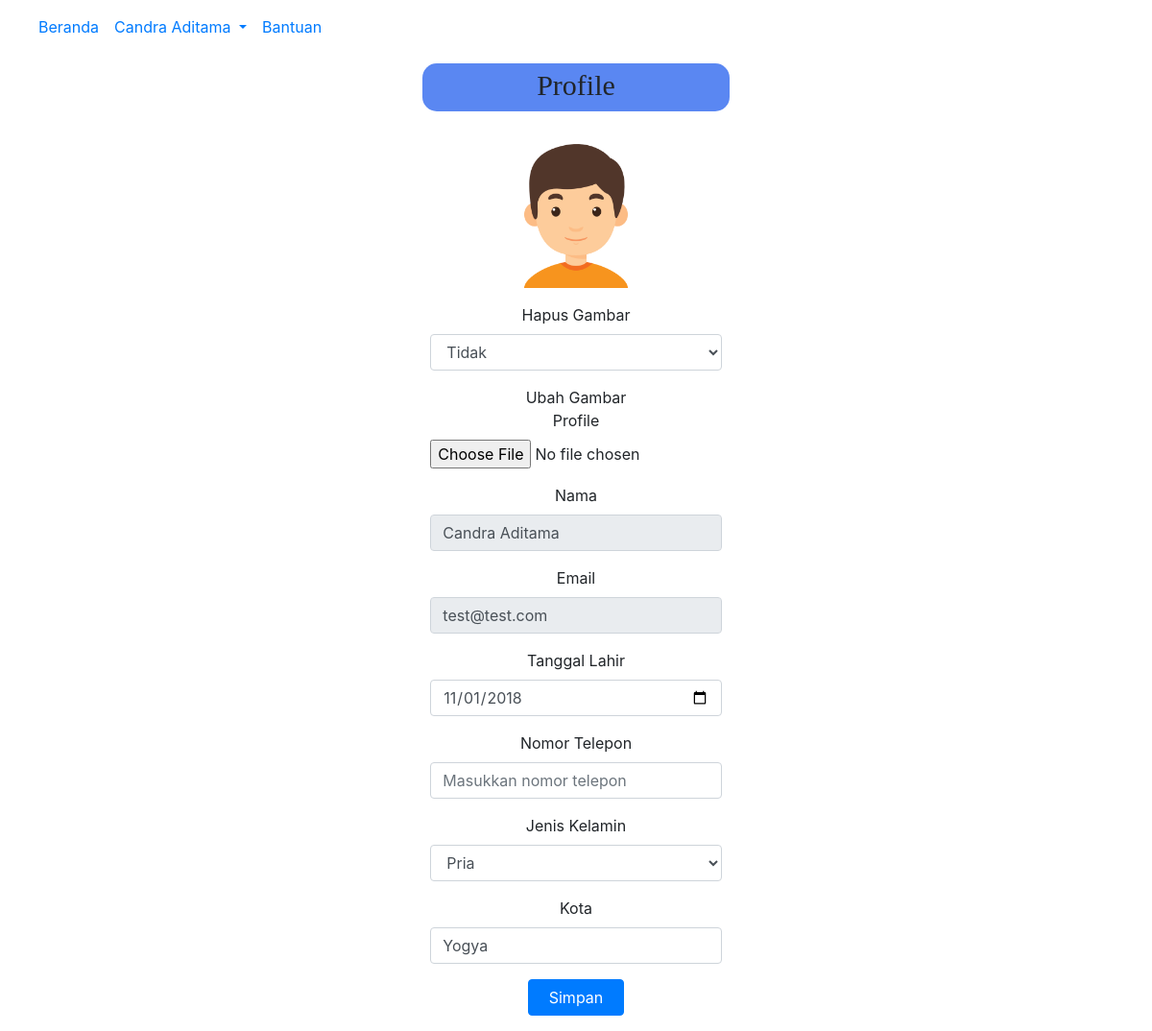
The page /edit_profile.php (signed in) on the database its author committed.
### tables this page shows
CREATE TABLE `registered` (
  `user_id` int(6) NOT NULL,
  `name` varchar(40) NOT NULL,
  `email` varchar(40) NOT NULL,
  `password` varchar(40) NOT NULL,
  `dob` varchar(15) DEFAULT NULL,
  `mobile` varchar(15) DEFAULT NULL,
  `gender` varchar(10) DEFAULT '-Pilih-',
  `city` varchar(30) DEFAULT NULL,
  `image` varchar(40) NOT NULL
);

### edit_profile.php (the view, shortened to what this page needs)
<?php
	include 'dbconfig.php';
?>
<?php
	$current_user_id=$_SESSION['id'];
	$sql="SELECT * FROM registered WHERE user_id='$current_user_id'";
	$result = $conn->query($sql);
	$row=mysqli_fetch_array($result);
	$name= $row['name'];
	$email= $row['email'];
	$birth_date= $row['dob'];
	$gender= $row['gender'];
	$city= $row['city'];
	$mobile= $row['mobile'];
	$image= $row['image'];
?>
<html>
	<head>
		<link rel="stylesheet" href="bootstrap/bootstrap.min.css">
		<link rel="stylesheet" type="text/css" href="common.css" >
	</head>
	<body>
		<?php require("nav_bar_uc.php"); ?>
		<div class="form-box">
			<center>
			<div class="register">Profile</div>
			<div class="form_box">
				<form class="form-horizontal" role="form" action="" method="post" enctype="multipart/form-data">
					<br>
					<div class="form-group">
						<div>
							<?php if($image==""){?>
							<img alt="user-image" src="image/user_img/default_profile_pic_user_<?php if($row['gender']!='-Select-')echo $row['gender']; else echo"male"; ?>.png" style="height:150px; width:150px; ">
							<?php }else{?>
							<img alt="user-image" src="image/user_img/<?php echo $image;?>" style="height:150px; width:150px; ">
							<?php }?>
						</div>
					</div>
					<div class="form-group">
						<label class="control-label col-sm-4">Hapus Gambar</label>
						<div class="col-sm-8">
							<select name="remove_image" class="form-control" >
								<option value="no">Tidak</option>
							</select>
						</div>
					</div>
					<div class="form-group">
						<label class="control-label col-sm-4">Ubah Gambar Profile</label>
						<div class="col-sm-8">
							<input type="file" id="button" name="file">
						</div>
					</div>
					<div class="form-group">
						<label class="control-label col-sm-4">Nama</label>
						<div class="col-sm-8">
							<input type="text" class="form-control" value="<?php echo "$name";?>" readonly>
						</div>
					</div>
					<div class="form-group">
						<label class="control-label col-sm-4">Email</label>
						<div class="col-sm-8">
							<input type="text" class="form-control" value="<?php echo "$email";?>"readonly>
						</div>
					</div>
					<div class="form-group">
						<label class="control-label col-sm-4">Tanggal Lahir</label>
						<div class="col-sm-8">
							<input type="date" class="form-control" name="dob" value="<?php echo "$birth_date";?>" placeholder="Pilih tanggal lahir" >
						</div>
					</div>
					<div class="form-group">
						<label class="control-label col-sm-4">Nomor Telepon</label>
						<div class="col-sm-8">
							<input type="text" class="form-control" name="mobile" value="<?php echo "$mobile";?>" placeholder="Masukkan nomor telepon" >
						</div>
					</div>
					<div class="form-group">
						<label class="control-label col-sm-4">Jenis Kelamin</label>
						<div class="col-sm-8">
							<select name="gender" class="form-control" >
								<option value="<?php echo $gender; ?>"><?php echo "$gender";?></option>
							</select>
						</div>
					</div>
					<div class="form-group">
						<label class="control-label col-sm-4">Kota</label>
						<div class="col-sm-8">
							<input type="text" class="form-control" name="city" value="<?php echo "$city";?>" placeholder="Enter your City" >
						</div>
					</div>
					<div class="form-group">
						<div class="col-sm-offset-1 col-sm-10">
							<button type="submit" class="btn btn-primary" style="width:100">Simpan</button>
						</div>
					</div>
				</form>
			</div>
			</center>
		</div>
	</body>
</html>

### common.css (style rules this page uses)
.register { width:320px; height: 50px; background-color: #5A87F2; font-size: 30px; border-radius: 15px ; font-family: "Times New Roman", Times, serif; margin: 10px; }
.form_box { width: 500px; margin-top: 10px; }
body { background-image: url('image/background.jpg'); }

### rows shown on the page
registered: gender (placeholder picture), name "Candra Aditama", email "test@test.com", dob "11/01/2018", gender "Pria", city "Yogya"

### other values the page prints
$_SESSION['user'] "Candra Aditama"
